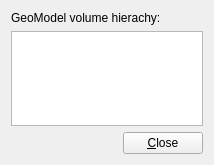
<?xml version="1.0" encoding="UTF-8"?>
<ui version="4.0">
 <class>GeoSysSettingsTreeBrowserForm</class>
 <widget class="QWidget" name="GeoSysSettingsTreeBrowserForm">
  <property name="geometry">
   <rect>
    <x>0</x>
    <y>0</y>
    <width>214</width>
    <height>165</height>
   </rect>
  </property>
  <property name="windowTitle">
   <string>Form</string>
  </property>
  <layout class="QVBoxLayout" name="verticalLayout">
   <item>
    <widget class="QLabel" name="label">
     <property name="text">
      <string>GeoModel volume hierachy:</string>
     </property>
    </widget>
   </item>
   <item>
    <widget class="VP1GeoTreeView" name="treeView_volumebrowser">
     <property name="selectionMode">
      <enum>QAbstractItemView::MultiSelection</enum>
     </property>
    </widget>
   </item>
   <item>
    <layout class="QGridLayout" name="gridLayout">
     <item row="0" column="1">
      <widget class="QPushButton" name="pushButton_close">
       <property name="text">
        <string>&amp;Close</string>
       </property>
      </widget>
     </item>
     <item row="0" column="0">
      <spacer>
       <property name="orientation">
        <enum>Qt::Horizontal</enum>
       </property>
       <property name="sizeHint" stdset="0">
        <size>
         <width>40</width>
         <height>20</height>
        </size>
       </property>
      </spacer>
     </item>
    </layout>
   </item>
  </layout>
 </widget>
 <customwidgets>
  <customwidget>
   <class>VP1GeoTreeView</class>
   <extends>QTreeView</extends>
   <header>VP1GeometrySystems/VP1GeoTreeView.h</header>
  </customwidget>
 </customwidgets>
 <resources/>
 <connections/>
</ui>
